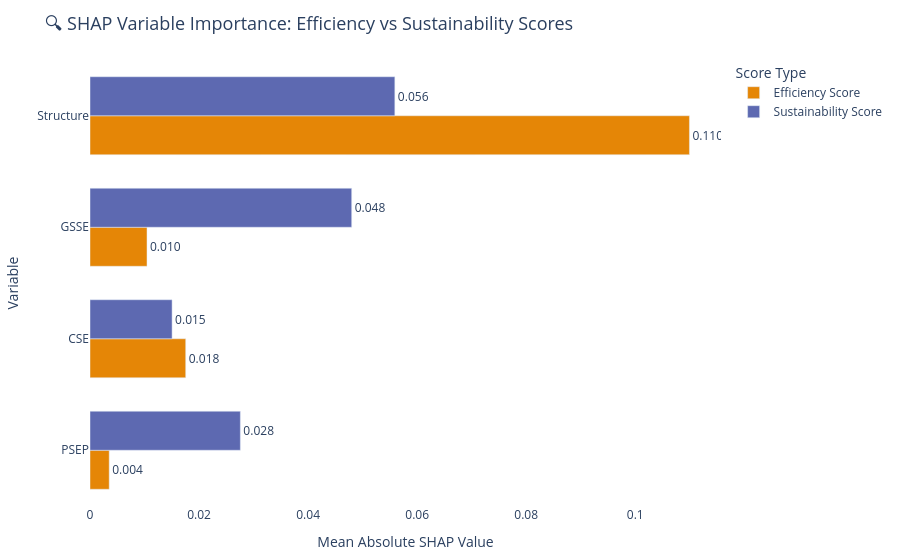

Notebook code for this chart:
### Markdown cell above
## Visualization

### Code cell
import pandas as pd
import plotly.express as px

# two SHAP importance DataFrames
efficiency_importance = pd.DataFrame({
    'variable': ['Structure', 'CSE', 'GSSE', 'PSEP'],
    'mean_abs_shap': [0.109938, 0.017553, 0.010453, 0.003523]
})

sustainability_importance = pd.DataFrame({
    'variable': ['Structure', 'GSSE', 'PSEP', 'CSE'],
    'mean_abs_shap': [0.055907, 0.047994, 0.027573, 0.015053]
})

# Add tags
efficiency_importance['score_type'] = 'Efficiency Score'
sustainability_importance['score_type'] = 'Sustainability Score'

# Merge data
shap_combined = pd.concat([efficiency_importance, sustainability_importance], ignore_index=True)

# Plotting with Plotly Express
fig = px.bar(
    shap_combined,
    x='mean_abs_shap',
    y='variable',
    color='score_type',
    orientation='h',
    barmode='group',
    text='mean_abs_shap',
    title='🔍 SHAP Variable Importance: Efficiency vs Sustainability Scores',
    color_discrete_sequence=px.colors.qualitative.Vivid
)

fig.update_traces(texttemplate='%{text:.3f}', textposition='outside')
fig.update_layout(
    xaxis_title='Mean Absolute SHAP Value',
    yaxis_title='Variable',
    legend_title='Score Type',
    title_font_size=18,
    plot_bgcolor='rgba(0,0,0,0)',
    bargap=0.3,
    height=500,
    margin=dict(l=60, r=30, t=60, b=40)
)

fig.update_yaxes(categoryorder='total ascending')
fig.show()

### Figure 1 — Plotly figure (JSON) as saved in the notebook; plotly's stock layout.template omitted (floating-point values rounded to 4 significant figures)
{"data": [{"alignmentgroup": "True", "hovertemplate": "score_type=Efficiency Score<br>mean_abs_shap=%{text}<br>variable=%{y}<extra></extra>", "legendgroup": "Efficiency Score", "marker": {"color": "rgb(229, 134, 6)", "pattern": {"shape": ""}}, "name": "Efficiency Score", "offsetgroup": "Efficiency Score", "orientation": "h", "showlegend": true, "text": [0.1099, 0.01755, 0.01045, 0.003523], "textposition": "outside", "texttemplate": "%{text:.3f}", "type": "bar", "x": [0.1099, 0.01755, 0.01045, 0.003523], "xaxis": "x", "y": ["Structure", "CSE", "GSSE", "PSEP"], "yaxis": "y"}, {"alignmentgroup": "True", "hovertemplate": "score_type=Sustainability Score<br>mean_abs_shap=%{text}<br>variable=%{y}<extra></extra>", "legendgroup": "Sustainability Score", "marker": {"color": "rgb(93, 105, 177)", "pattern": {"shape": ""}}, "name": "Sustainability Score", "offsetgroup": "Sustainability Score", "orientation": "h", "showlegend": true, "text": [0.05591, 0.04799, 0.02757, 0.01505], "textposition": "outside", "texttemplate": "%{text:.3f}", "type": "bar", "x": [0.05591, 0.04799, 0.02757, 0.01505], "xaxis": "x", "y": ["Structure", "GSSE", "PSEP", "CSE"], "yaxis": "y"}], "layout": {"autosize": true, "bargap": 0.3, "barmode": "group", "legend": {"title": {"text": "Score Type"}, "tracegroupgap": 0}, "margin": {"b": 40, "l": 60, "r": 30, "t": 60}, "plot_bgcolor": "rgba(0, 0, 0, 0)", "title": {"font": {"size": 18}, "text": "🔍 SHAP Variable Importance: Efficiency vs Sustainability Scores"}, "xaxis": {"anchor": "y", "autorange": true, "domain": [0, 1], "range": [0, 0.1157], "title": {"text": "Mean Absolute SHAP Value"}, "type": "linear"}, "yaxis": {"anchor": "x", "autorange": true, "categoryorder": "total ascending", "domain": [0, 1], "range": [-0.5, 3.5], "title": {"text": "Variable"}, "type": "category"}}}
